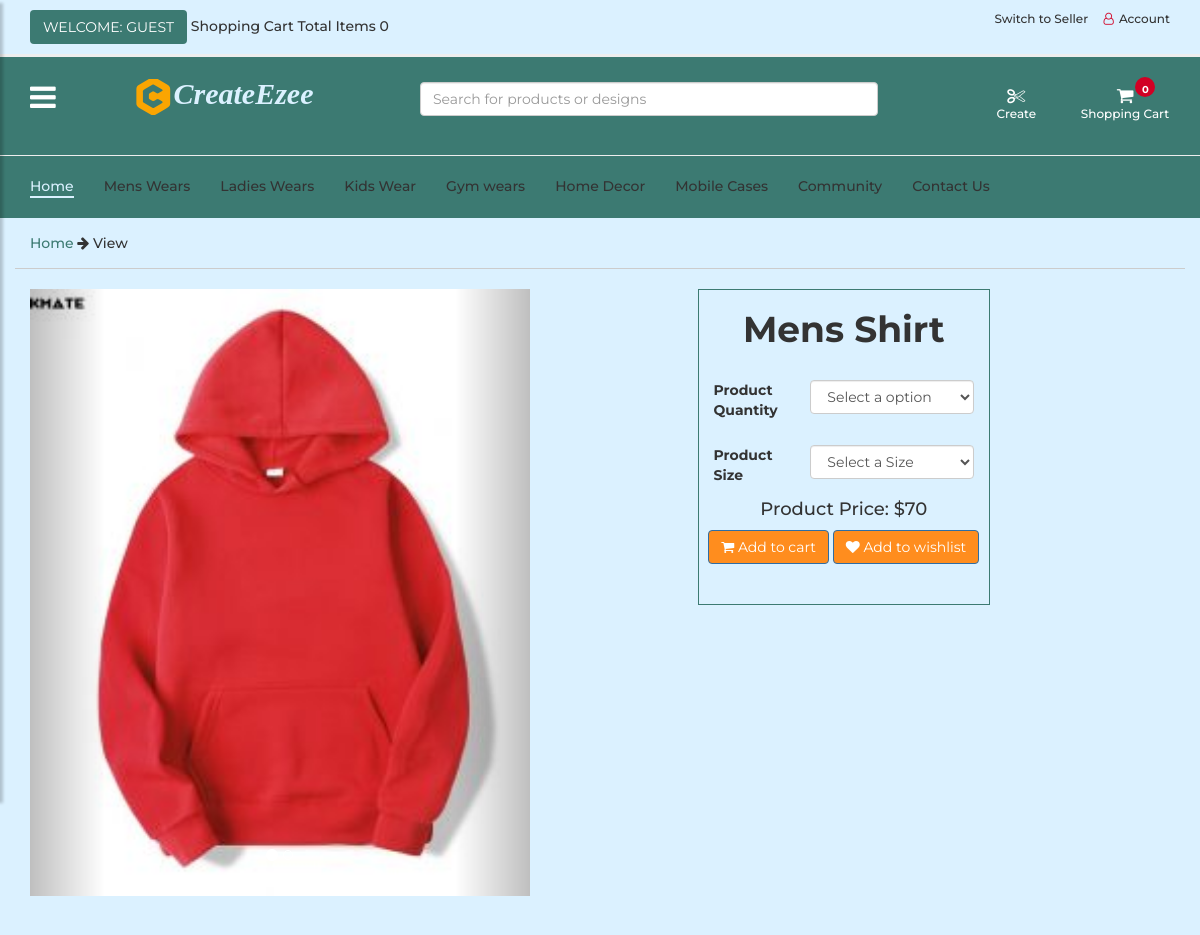
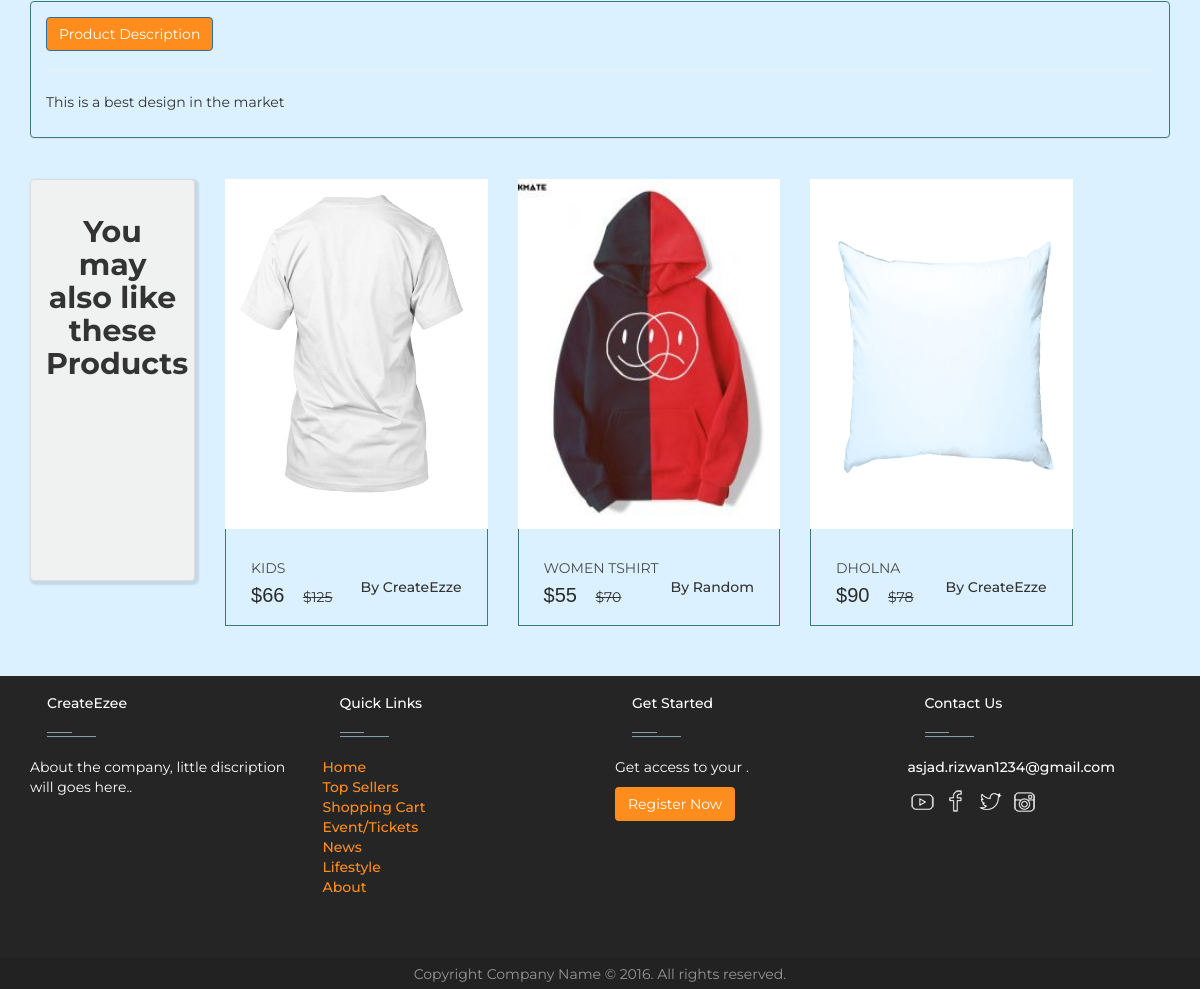
Page /Customer/view.php?id=1 on the committed database (2 pictures, top to bottom).
### tables this page shows
CREATE TABLE `product` (
  `ID` int(100) NOT NULL,
  `Pr_name` varchar(100) NOT NULL,
  `Manufacturer` varchar(100) NOT NULL,
  `Category` varchar(100) NOT NULL,
  `Image1` varchar(100) NOT NULL,
  `Image2` varchar(100) NOT NULL,
  `Price` int(100) NOT NULL,
  `Sale_Price` int(100) NOT NULL,
  `Description` varchar(100) NOT NULL,
  `Label` varchar(100) NOT NULL
);

### Customer/view.php (the view, shortened to what this page needs)
<?php
require_once('connection.php');
    ?><script>window.location.href = "slogin.php"</script>  <?php
if(isset($_GET['id']))
$id=$_GET['id'];
$sql= "select * from product where ID ='$id' ";
$result=$conn -> query ($sql);
while ($row = $result -> fetch_assoc())
{
	$title=$row['Pr_name'];
	$pic1=$row['Image1'];
	$price=$row['Price'];
	$desc=$row['Description'];
?>
<!DOCTYPE html PUBLIC "-//W3C//DTD XHTML 1.0 Transitional//EN" "http://www.w3.org/TR/xhtml1/DTD/xhtml1-transitional.dtd">
<html xmlns="http://www.w3.org/1999/xhtml">
<head>
    <link type="text/css" rel="stylesheet" href="css/bootstrap.min.css" />
    <link type="text/css" rel="stylesheet" href="css/slick-theme.css" />
    <link type="text/css" rel="stylesheet" href="css/nouislider.min.css" />
    <link type="text/css" rel="stylesheet" href="css/style.css" />
    <link type="text/css" rel="stylesheet" href="css/styleee.css" />
    <link rel="stylesheet" href="https://cdnjs.cloudflare.com/ajax/libs/font-awesome/4.7.0/css/font-awesome.min.css">
    <link rel="stylesheet" type="text/css" href="slick/slick.css">
    <link rel="stylesheet" type="text/css" href="slick/slick-theme.css">
    <link rel="stylesheet" href="jquery.3.1.5.mCustomScrollbar.css">
</head>
<body>
    <?php
require_once('header.php');
?>
    <div style="background-color:#DBF1FF;">
        <div class="container" style="border-bottom:0.8px solid #CCC; padding:15px;">
            <a href="index.php" style="color:#3C7A72">Home</a> <span class="fa fa-arrow-right"></span><a href="#"> View</a>
        </div>
        <br />
        <div class="container">
            <div class="row">
                <div class="col-lg7 col-md-7 col-sm-7">
                    <div id="myCrouser" class="carousel slide" data-ride="carousel" style="width:500px;">
                        <ol class="carousel-indicators">
                            <li data-target="#myCrouser" data-slide-to="0" class="active"></li>
                            <li data-target="#myCrouser" data-slide-to="1"></li>
                        </ol>
                        <div class="carousel-inner">
                            <div class="item active">
                                <img src="../Admin/products/<?php echo $pic1?>" width="100%" />
                            </div>
                        </div>
                        <a class="left carousel-control" href="#myCrouser" data-slide="prev"> <span class="#"></span>
                        </a>
                        <a class="right carousel-control" href="#myCrouser" data-slide="next"> <span class="#"></span>
                        </a>
                    </div>
                </div>
                <div class="col-lg-3 col-md-3 col-sm-6" style="border:1px solid #3C7A72;">
                    <div class="row">
                        <div class="col-lg-12">
                            <h1 class="text-center"><b><?php echo $title?></b></h1>
                        </div>
                    </div>
                    <br />
                    <form method="post">
                        <div class="row">
                            <div class="col-lg-4">
                                <label class="pull-right">Product Quantity</label>
                            </div>
                            <div class="col-lg-8">
                                <select required="required" class="form-control" name="quantity">
                                    <option value="">Select a option</option>
                                </select>
                            </div>
                        </div>
                        <br />
                        <div class="row">
                            <div class="col-lg-4">
                                <label class="pull-right" >Product Size</label>
                            </div>
                            <div class="col-lg-8">
                                <select required="required"  class="form-control" name="size">
                                    <option value="">Select a Size</option>
                                </select>
                            </div>
                            <br />
                            <br />
                            <div class="row">
                                <div class="col-lg-12">
                                    <h4 class="text-center">Product Price: $<?php echo $price?></h4>
                                </div>
                                <br />
                                <center>
                                    <a href="#"><button class="btn btn-primary" type="submit" name="cart"><i class="fa fa-shopping-cart"></i> Add to cart</button></a>
                                    <a href="#"><button class="btn btn-primary" type="submit"><i class="fa fa-heart"></i> Add to wishlist</button></a>
                                </center>
                    </form>
                </div>
                <br />
                <br />
            </div>
        </div>
        <div class="col-lg-12">
            <br />
            <br />
            <div class="panel panel-default" style="background-color:#DBF1FF; border:1px solid #3C7A72">
                <div class="panel-body">
                    <button class="btn btn-primary">Product Description</button>
                    <hr />
                    <p><?php echo $desc?></p>
                </div>
            </div>
        </div>
        <?php }?>
        <div class="col-lg-12 col-md-12 col-sm-12" style="margin-top:20px"></div>
        <div class="col-lg-2 col-md-4 col-sm-6">
            <div class="panel panel-default" style="box-shadow: 2px 2px 2px 2px rgba(0,0,0,.1); background-color:#F0F2F1;">
                <div style="height:400px" class="panel-body">
                    <center>
                        <h2><b>You may also like these Products</b></h2>
                    </center>
                </div>
            </div>
        </div>
        <?php
require_once('connection.php');
$sql="select * from product order by rand() LIMIT 3 ";
$result=$conn -> query ($sql);
while ($row = $result -> fetch_assoc())
{
	$title=$row['Pr_name'];
	$manu=$row['Manufacturer'];
	$pic1=$row['Image1'];
	$price=$row['Price'];
	$sprice=$row['Sale_Price'];
?>
        <div class="col-lg-3 col-md-4 col-sm-6">
            <div class="single-product">
                <div class="product-img image-box">
                    <img class="img-fluid w-100" src="../Admin/products/<?php echo $pic1?>" alt="" />
                </div>
                <div class="product-btm">
                    <a href="#" class="d-block">
                        <h4><?php echo $title?></h4>
                        <p class="pull-right">By <?php echo $manu?></p>
                    </a>
                    <div class="mt-3">
                        <span class="mr-4">$<?php echo $sprice?></span>
                        <del>$<?php echo $price?></del>
                    </div>
                </div>
            </div>
        </div>
        <?php }?>
    </div>
    </div>
    <?php
require_once('footer.php');
?>
</body>
</html>
<?php
require_once ('function.php');
?>

### Customer/header.php (shortened to what this page needs)
<?php
require_once ('connection.php');
require_once ('function.php');
?>
<div style="background-color:#eee;">
    <div id="top-header">
        <div class="container">
            <a href="#"><button style="background-color:#3C7A72; color:#FFF" class="btn welcome-btn">WELCOME: GUEST</button> Shopping Cart Total Items <?php items(); ?></a>
            <ul class="header-links pull-right">
                <li>
                    <div class="dropdownn switch-to-seller"><a style="cursor:pointer">Switch to Seller</a>
                    </div>
                    <div class="dropdownn account" data-toggle="modal" data-target="#myModal"><i class="fa fa-user-o"></i><a href="blogin.php">Account</a>
                    </div>
                </li>
            </ul>
        </div>
    </div>
    <div id="header">
        <div class="container">
            <div class="row">
                <div class="col-md-1">
                    <a href="#" id="sidebarCollapse"> <i class="fa fa-bars" style="color:#FFF; font-size:30px; margin-top:10px;"></i>
                    </a>
                </div>
                <div class="col-md-3 main-logo-header">
                    <div class="header-logo">
                        <a href="index.php">
                            <h3 style="font-style:italic; color:#DBF1FF ;font-family:cursive; font-size:30px; margin-top:5px; text-transform:initial;"><img src="img/c392209f7c5896001afe39b1c672f08e.png">CreateEzee</h3>
                        </a>
                    </div>
                </div>
                <div class="col-md-5" style="margin-top:10px;">
                    <div class="active-cyan-4 mb-4">
                        <input class="form-control" type="text" placeholder="Search for products or designs" aria-label="Search">
                    </div>
                </div>
                <div class="col-md-3 clearfix">
                    <div class="header-ctn">
                        <div><a href="../Admin/Tool/Editor.php"><i class="fa fa-cut"></i><span>Create</span></a>
                        </div>
                        <div><a href="shoppingcart.php"><i class="fa fa-shopping-cart"></i><span>Shopping Cart</span>
                                <div class="badge qty"><?php items(); ?>
                                </div>
                            </a>
                        </div>
                    </div>
                </div>
            </div>
        </div>
    </div>
    <nav class="navv">
        <div class="container">
            <ul class="main-nav nav navbar-nav">
                <li class="active"><a href="index.php">Home</a></li>
                <li class="dropdown"><a href="tshirts.php">Mens Wears</a>
                </li>
                <li class="dropdown"><a href="wtshirts.php">Ladies Wears</a>
                </li>
                <li class="dropdown"><a href="boys.php">Kids Wear</a>
                </li>
                <li class="dropdown"><a href="shirts.php">Gym wears</a>
                </li>
                <li><a href="homedecor.php">Home Decor</a></li>
                <li class="dropdown"><a href="funny.php">Mobile Cases</a>
                </li>
                <li><a href="#">Community</a></li>
                <li><a href="#">Contact Us</a></li>
            </ul>
        </div>
    </nav>

### Customer/function.php (shortened to what this page needs)
<?php
require_once('connection.php');
function getRealUserIp(){
	switch (true){
        default : return $_SERVER['REMOTE_ADDR'];
    }
}
function items(){
	global $conn;
	$ip_add=getRealUserIp();
	 $sql="select * from cart where IP_address = '$ip_add'";
	 $result=$conn -> query ($sql);
	 $count_items = mysqli_num_rows($result);
	 echo $count_items;
}
?>

### Customer/css/style.css (style rules this page uses)
body { font-family: 'Montserrat', sans-serif; font-weight: 400; }
.dropdown { position: relative; display: inline-block; }
a { color: #2B2D42; font-weight: 500; -webkit-transition: 0.2s color; transition: 0.2s color; }
ul { margin: 0; padding: 0; list-style: none }
.dropdownn { position: relative; display: inline-block; padding-left: 6px; }
#top-header { padding-top: 10px; padding-bottom: 10px; background-color: #DBF1FF; }
.header-links li { display: inline-block; margin-right: 15px; font-size: 12px; }
.header-links li:last-child { margin-right: 0px; }
.header-links li a { color: ##8FB8C5; }
.header-links li i { color: #D10024; margin-right: 5px; }
#top-header { background-color: linear-gradient(to right, rgba(226, 235, 255, 100), rgb(57, 124, 255, 100)); }
#header { padding-top: 15px; padding-bottom: 15px; background-color: rgb(60, 122, 114); background-image: url("https://banner-static.canva.com/images/5262d4376148ea7d10f7ece85edb821fb5ced020_20190819-forest-desktop-x1.jpg?auto=compress,format"); margin-top: 3px; margin-bottom: 1px }
.header-logo { float: left; }
.header-ctn { float: right; padding: 15px 0px; }
.header-ctn > div { display: inline-block; }
.header-ctn > div + div { margin-left: 15px; }
.header-ctn > div > a { display: block; position: relative; width: 90px; text-align: center; color: #FFF; }
.header-ctn > div > a > i { display: block; font-size: 18px; }
.header-ctn > div > a > span { font-size: 12px; }
.header-ctn > div > a > .qty { position: absolute; right: 15px; top: -10px; width: 20px; height: 20px; line-height: 20px; text-align: center; border-radius: 50%; font-size: 10px; color: #FFF; background-color: #D10024; }
.navv { background-color: rgb(60, 122, 114); }
.main-nav > li + li { margin-left: 30px }
.main-nav > li > a { padding: 20px 0px; }
.main-nav > li > a:hover, .main-nav > li > a:focus, .main-nav > li.active > a { color: #DBF1FF; background-color: transparent; }
.main-nav > li > a:after { content: ""; display: block; width: 0%; height: 2px; background: #DBF1FF; -webkit-transition: 0.2s all; transition: 0.2s all; }
.main-nav > li > a:hover:after, .main-nav > li > a:focus:after, .main-nav > li.active > a:after { width: 100%; }
a, a:hover, a:focus { color: inherit; text-decoration: none; transition: all 0.3s; }
.single-product { text-align: center; margin-bottom: 50px }
.single-product .product-img { position: relative; overflow: hidden; }
.image-box { height: 350px; }
.single-product .product-btm { padding: 22px 25px 18px; border-bottom: 1px solid #3C7A72; border-left: 1px solid #3C7A72; border-right: 1px solid #3C7A72; text-align: left }
.single-product .product-btm h4 { color: #4a4a4a; font-size: 14px; font-weight: 400; text-transform: uppercase; margin-bottom: 0px; transition: all 300ms linear 0s }
.single-product .product-btm span { font-family: "Heebo", sans-serif; font-size: 20px; font-weight: 500; line-height: 16px; color: #2a2a2a }
.single-product { margin-bottom: 50px }
.img-fluid { max-width: 100%; height: auto }
.w-100 { width: 100% !important }
.d-block { display: block !important }
.mt-3, .my-3 { margin-top: 1rem !important }
.mr-4, .mx-4 { margin-right: 1.5rem !important }
.image-box img { transition: all 0.2s; height: 100%; }
h3 { text-transform: uppercase; font-size: 18px; font-weight: bold; padding-bottom: 15px; }

### Customer/view.php (style rules this page uses)
input { box-shadow: 0; outline: 0; }
.btn { background-color: #ff8d1e; color: #fff; }

### rows in the picture
product: count_items "0 0", Image1 (picture), Pr_name "Mens Shirt", Price "70", Description "This is a best design in the market"
product: Image1 (picture), Pr_name "KIDS", Manufacturer "CreateEzze", Sale_Price "66", Price "125"
product: Image1 (picture), Pr_name "WOMEN TSHIRT", Manufacturer "Random", Sale_Price "55", Price "70"
product: Image1 (picture), Pr_name "DHOLNA", Manufacturer "CreateEzze", Sale_Price "90", Price "78"
